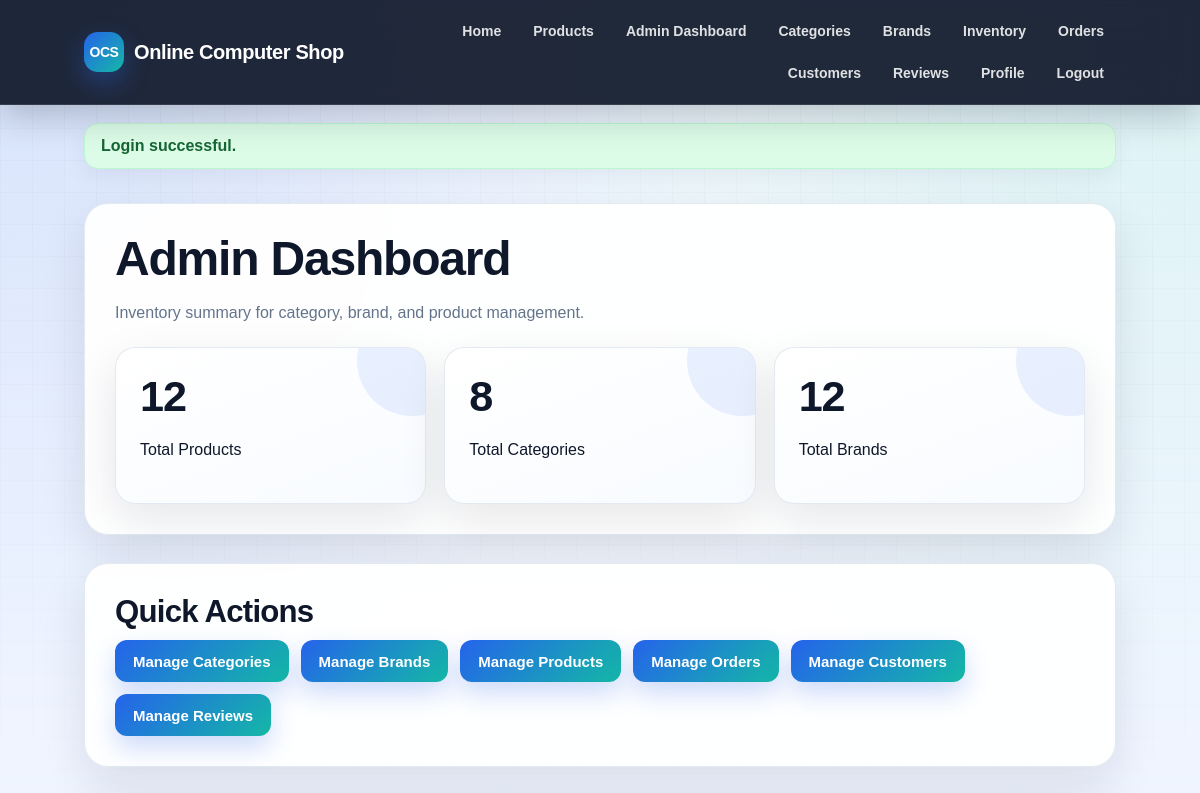
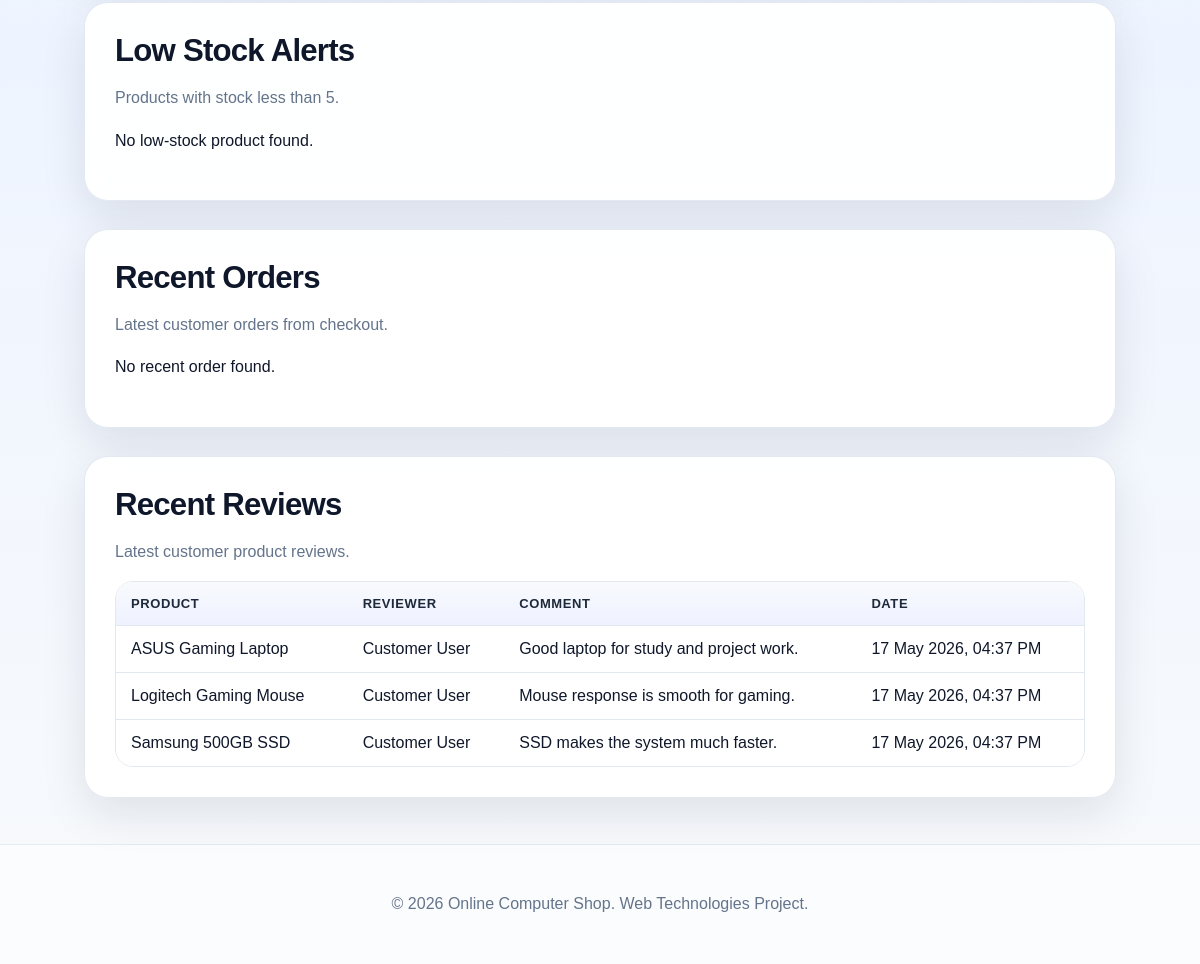
The page /index.php?page=admin-dashboard (signed in) on the database its author committed (2 pictures, top to bottom).
### tables this page shows
CREATE TABLE reviews (
    id INT AUTO_INCREMENT PRIMARY KEY,
    product_id INT NOT NULL,
    user_id INT NOT NULL,
    reviewer_name VARCHAR(100) NOT NULL,
    comment TEXT NOT NULL,
    created_at DATETIME NOT NULL DEFAULT CURRENT_TIMESTAMP,
    CONSTRAINT fk_reviews_product
        FOREIGN KEY (product_id) REFERENCES products(id)
        ON DELETE CASCADE
        ON UPDATE CASCADE,
    CONSTRAINT fk_reviews_user
        FOREIGN KEY (user_id) REFERENCES users(id)
        ON DELETE CASCADE
        ON UPDATE CASCADE
);

CREATE TABLE products (
    id INT AUTO_INCREMENT PRIMARY KEY,
    name VARCHAR(150) NOT NULL,
    description TEXT NOT NULL,
    manufacturer_review TEXT NOT NULL,
    price DECIMAL(10,2) NOT NULL,
    category_id INT NOT NULL,
    brand_id INT NOT NULL,
    image_path VARCHAR(255) NULL,
    stock INT NOT NULL DEFAULT 0,
    created_at DATETIME NOT NULL DEFAULT CURRENT_TIMESTAMP,
    CONSTRAINT fk_products_category
        FOREIGN KEY (category_id) REFERENCES categories(id)
        ON DELETE RESTRICT
        ON UPDATE CASCADE,
    CONSTRAINT fk_products_brand
        FOREIGN KEY (brand_id) REFERENCES brands(id)
        ON DELETE RESTRICT
        ON UPDATE CASCADE
);

### controllers/AdminController.php (called while the page is built, shortened)
<?php
require_once __DIR__ . '/../models/ProductModel.php';
require_once __DIR__ . '/../models/ReviewModel.php';
function show_admin_dashboard($conn) {
    $totalProducts = count_all_products($conn);
    $totalCategories = count_all_categories($conn);
    $totalBrands = count_all_brands($conn);
    $lowStockProducts = get_low_stock_products($conn, 10);
    $recentOrders = get_recent_orders($conn, 5);
    $recentReviews = get_recent_reviews($conn, 5);
    require __DIR__ . '/../views/admin/dashboard.php';
}

### models/ProductModel.php (called while the page is built, shortened)
<?php
function count_all_products($conn) {
    $result = $conn->query("SELECT COUNT(*) AS total FROM products");
    $row = $result->fetch_assoc();
    return (int)$row['total'];
}
function count_all_categories($conn) {
    $result = $conn->query("SELECT COUNT(*) AS total FROM categories");
    $row = $result->fetch_assoc();
    return (int)$row['total'];
}
function count_all_brands($conn) {
    $result = $conn->query("SELECT COUNT(*) AS total FROM brands");
    $row = $result->fetch_assoc();
    return (int)$row['total'];
}

### config/session.php (called while the page is built, shortened)
<?php
function e($value) {
    return htmlspecialchars((string)($value ?? ''), ENT_QUOTES, 'UTF-8');
}

### models/ReviewModel.php (called while the page is built, shortened)
<?php
function get_recent_reviews($conn, $limit = 5) {
    $stmt = $conn->prepare("SELECT r.id, r.reviewer_name, r.comment, r.created_at,
                                   p.name AS product_name
                            FROM reviews r
                            INNER JOIN products p ON r.product_id = p.id
                            ORDER BY r.created_at DESC
                            LIMIT ?");
    $stmt->bind_param("i", $limit);
    $stmt->execute();
    $result = $stmt->get_result();
    $reviews = [];
    while ($row = $result->fetch_assoc()) {
        $reviews[] = $row;
    }
    return $reviews;
}

### views/admin/dashboard.php (the view, shortened to what this page needs)
<?php require __DIR__ . '/../layouts/header.php'; ?>
<?php require __DIR__ . '/../layouts/navbar.php'; ?>
<main class="container">
    <section class="section">
        <h1>Admin Dashboard</h1>
        <p class="muted">Inventory summary for category, brand, and product management.</p>
        <div class="dashboard-grid">
            <div class="stat-card">
                <h2><?= e($totalProducts) ?></h2>
                <p>Total Products</p>
            </div>
            <div class="stat-card">
                <h2><?= e($totalCategories) ?></h2>
                <p>Total Categories</p>
            </div>
            <div class="stat-card">
                <h2><?= e($totalBrands) ?></h2>
                <p>Total Brands</p>
            </div>
        </div>
    </section>
    <section class="section">
        <h2>Quick Actions</h2>
        <div class="action-row">
            <a class="button-link" href="index.php?page=admin-categories">Manage Categories</a>
            <a class="button-link" href="index.php?page=admin-brands">Manage Brands</a>
            <a class="button-link" href="index.php?page=admin-products">Manage Products</a>
            <a class="button-link" href="index.php?page=admin-orders">Manage Orders</a>
            <a class="button-link" href="index.php?page=admin-customers">Manage Customers</a>
            <a class="button-link" href="index.php?page=admin-reviews">Manage Reviews</a>
        </div>
    </section>
    <section class="section">
        <h2>Low Stock Alerts</h2>
        <p class="muted">Products with stock less than 5.</p>
        <?php if (empty($lowStockProducts)): ?>
            <p>No low-stock product found.</p>
        <?php endif; ?>
    </section>
    <section class="section">
        <h2>Recent Orders</h2>
        <p class="muted">Latest customer orders from checkout.</p>
        <?php if (empty($recentOrders)): ?>
            <p>No recent order found.</p>
        <?php endif; ?>
    </section>
    <section class="section">
        <h2>Recent Reviews</h2>
        <p class="muted">Latest customer product reviews.</p>
        <?php if (empty($recentReviews)): ?>
            <p>No recent review found.</p>
        <?php else: ?>
            <div class="table-wrap">
                <table>
                    <thead>
                        <tr>
                            <th>Product</th>
                            <th>Reviewer</th>
                            <th>Comment</th>
                            <th>Date</th>
                        </tr>
                    </thead>
                    <tbody>
                        <?php foreach ($recentReviews as $review): ?>
                            <tr>
                                <td><?= e($review['product_name']) ?></td>
                                <td><?= e($review['reviewer_name']) ?></td>
                                <td><?= e($review['comment']) ?></td>
                                <td><?= e(date('d M Y, h:i A', strtotime($review['created_at']))) ?></td>
                            </tr>
                        <?php endforeach; ?>
                    </tbody>
                </table>
            </div>
        <?php endif; ?>
    </section>
</main>
<?php require __DIR__ . '/../layouts/footer.php'; ?>

### public/css/base.css (style rules this page uses)
:root { --primary: #2563eb; --primary-dark: #1d4ed8; --primary-soft: #dbeafe; --secondary: #14b8a6; --accent: #f97316; --danger: #dc2626; --danger-dark: #991b1b; --success: #16a34a; --success-dark: #166534; --warning: #f59e0b; --text: #0f172a; --text-soft: #475569; --muted: #64748b; --line: #e2e8f0; --surface: #ffffff; --surface-soft: #f8fafc; --surface-tint: #eff6ff; --shadow-sm: 0 8px 22px rgba(15, 23, 42, 0.06); --shadow-md: 0 16px 45px rgba(15, 23, 42, 0.10); --shadow-lg: 0 24px 70px rgba(15, 23, 42, 0.16); --radius-sm: 10px; --radius-md: 16px; --radius-lg: 24px; --max-width: 1180px; }
* { box-sizing: border-box; }
html { scroll-behavior: smooth; }
body { margin: 0; min-height: 100vh; font-family: Arial, Helvetica, sans-serif; color: var(--text); background: radial-gradient(circle at top left, rgba(37, 99, 235, 0.16), transparent 35%), radial-gradient(circle at top right, rgba(20, 184, 166, 0.12), transparent 35%), linear-gradient(180deg, #f8fbff 0%, #eef4ff 48%, #f8fafc 100%); }
body::before { content: ""; position: fixed; inset: 0; pointer-events: none; background-image: linear-gradient(rgba(15, 23, 42, 0.035) 1px, transparent 1px), linear-gradient(90deg, rgba(15, 23, 42, 0.035) 1px, transparent 1px); background-size: 32px 32px; mask-image: linear-gradient(to bottom, rgba(0, 0, 0, 0.7), transparent 55%); z-index: -1; }
a { color: var(--primary); text-decoration: none; transition: color 0.2s ease, transform 0.2s ease, background 0.2s ease, box-shadow 0.2s ease; }
h1, h2, h3 { color: var(--text); letter-spacing: -0.025em; }
h1 { font-size: clamp(2rem, 4vw, 3.6rem); line-height: 1.05; margin: 0 0 12px; }
h2 { font-size: clamp(1.45rem, 2.6vw, 2.1rem); margin: 0 0 10px; }
p { line-height: 1.65; }

### public/css/layout.css (style rules this page uses)
.container { width: 86%; max-width: var(--max-width); margin: 34px auto; }
.hero-card, .section, .filter-card, .cart-card, .detail-layout, .form-card { border: 1px solid rgba(226, 232, 240, 0.95); background: rgba(255, 255, 255, 0.94); box-shadow: var(--shadow-md); backdrop-filter: blur(10px); }
.section { margin-top: 28px; border-radius: var(--radius-lg); padding: clamp(20px, 3vw, 30px); }

### public/css/components.css (style rules this page uses)
button, .button-link, .primary-btn, .button-secondary, .mini-btn, .danger-btn { display: inline-flex; align-items: center; justify-content: center; gap: 8px; min-height: 42px; border: 0; border-radius: 12px; padding: 11px 18px; font-size: 15px; font-weight: 800; line-height: 1; cursor: pointer; transition: transform 0.18s ease, box-shadow 0.18s ease, background 0.18s ease, color 0.18s ease, border-color 0.18s ease; }
button, .button-link, .primary-btn { color: #ffffff; background: linear-gradient(135deg, var(--primary), var(--secondary)); box-shadow: 0 12px 26px rgba(37, 99, 235, 0.23); }
.muted, .help, .meta, .small-note { color: var(--muted); }
.action-row, .actions { display: flex; flex-wrap: wrap; align-items: center; gap: 12px; }
.table-wrap { width: 100%; overflow-x: auto; border-radius: 18px; border: 1px solid var(--line); background: #ffffff; }
table { width: 100%; border-collapse: collapse; background: #ffffff; }
th, td { padding: 14px 15px; border-bottom: 1px solid var(--line); text-align: left; vertical-align: middle; }
th { color: #1e293b; background: linear-gradient(180deg, #f8fafc, #eef2ff); font-size: 13px; text-transform: uppercase; letter-spacing: 0.045em; }
tr:last-child td { border-bottom: 0; }

### public/css/pages.css (style rules this page uses)
.dashboard-grid, .summary-grid { display: grid; grid-template-columns: repeat(auto-fit, minmax(190px, 1fr)); gap: 18px; margin-top: 20px; }
.stat-card { position: relative; overflow: hidden; border: 1px solid rgba(226, 232, 240, 0.95); border-radius: 20px; padding: 24px; background: linear-gradient(160deg, #ffffff, #f8fbff); box-shadow: var(--shadow-md); }
.stat-card::after { content: ""; position: absolute; right: -42px; top: -42px; width: 110px; height: 110px; border-radius: 50%; background: rgba(37, 99, 235, 0.09); }
.stat-card h2 { position: relative; z-index: 1; margin: 0 0 8px; font-size: clamp(2rem, 4vw, 2.7rem); }

### rows shown on the page
reviews: product.name "ASUS Gaming Laptop", reviewer_name "Customer User", comment "Good laptop for study and project work.", created_at "17 May 2026, 04:37 PM"
reviews: product.name "Logitech Gaming Mouse", reviewer_name "Customer User", comment "Mouse response is smooth for gaming.", created_at "17 May 2026, 04:37 PM"
reviews: product.name "Samsung 500GB SSD", reviewer_name "Customer User", comment "SSD makes the system much faster.", created_at "17 May 2026, 04:37 PM"

### other values the page prints
$flash['message'] "Login successful."
$totalProducts "12"
$totalCategories "8"
$totalBrands "12"
